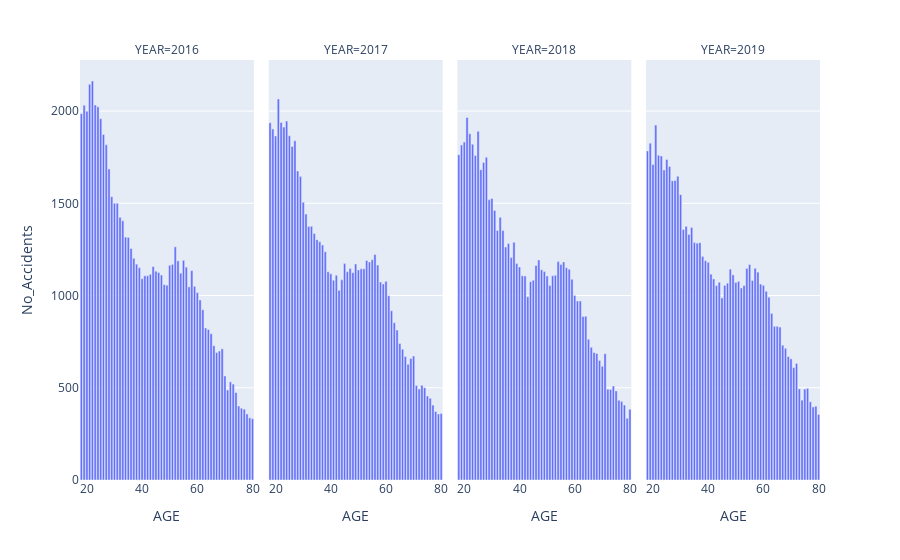

Notebook code for this chart:
### Code cell
import plotly.express as px

fig = px.bar(accidents_age, x='AGE', y='No_Accidents', facet_col='YEAR')
fig.show()

### Figure 1 — Plotly figure (JSON) as saved in the notebook; plotly's stock layout.template omitted (floating-point values rounded to 4 significant figures)
{"data": [{"alignmentgroup": "True", "hovertemplate": "YEAR=2016<br>AGE=%{x}<br>No_Accidents=%{y}<extra></extra>", "legendgroup": "", "marker": {"color": "#636efa", "pattern": {"shape": ""}}, "name": "", "offsetgroup": "", "orientation": "v", "showlegend": false, "textposition": "auto", "type": "bar", "x": [18, 19, 20, 21, 22, 23, 24, 25, 26, 27, 28, 29, 30, 31, 32, 33, 34, 35, 36, 37, 38, 39, 40, 41, 42, 43, 44, 45, 46, 47, 48, 49, 50, 51, 52, 53, 54, 55, 56, 57, 58, 59, 60, 61, 62, 63, 64, 65, 66, 67, 68, 69, 70, 71, 72, 73, 74, 75, 76, 77, 78, 79, 80], "xaxis": "x", "y": [1986, 2032, 1999, 2145, 2163, 2033, 2023, 1959, 1873, 1817, 1686, 1536, 1500, 1500, 1424, 1405, 1317, 1315, 1255, 1202, 1170, 1151, 1091, 1107, 1107, 1115, 1157, 1132, 1125, 1111, 1059, 1056, 1164, 1169, 1264, 1188, 1121, 1191, 1154, 1047, 1135, 1050, 1016, 976, 923, 824, 816, 793, 728, 691, 699, 711, 564, 488, 532, 520, 474, 401, 389, 384, 358, 337, 332], "yaxis": "y"}, {"alignmentgroup": "True", "hovertemplate": "YEAR=2017<br>AGE=%{x}<br>No_Accidents=%{y}<extra></extra>", "legendgroup": "", "marker": {"color": "#636efa", "pattern": {"shape": ""}}, "name": "", "offsetgroup": "", "orientation": "v", "showlegend": false, "textposition": "auto", "type": "bar", "x": [18, 19, 20, 21, 22, 23, 24, 25, 26, 27, 28, 29, 30, 31, 32, 33, 34, 35, 36, 37, 38, 39, 40, 41, 42, 43, 44, 45, 46, 47, 48, 49, 50, 51, 52, 53, 54, 55, 56, 57, 58, 59, 60, 61, 62, 63, 64, 65, 66, 67, 68, 69, 70, 71, 72, 73, 74, 75, 76, 77, 78, 79, 80], "xaxis": "x2", "y": [1936, 1903, 1865, 2066, 1938, 1913, 1946, 1866, 1808, 1839, 1675, 1645, 1506, 1442, 1374, 1375, 1336, 1303, 1291, 1274, 1237, 1129, 1118, 1083, 1110, 1028, 1085, 1173, 1129, 1146, 1124, 1171, 1139, 1145, 1145, 1190, 1182, 1194, 1222, 1165, 1073, 1063, 1077, 999, 917, 852, 813, 740, 709, 670, 627, 659, 672, 512, 493, 513, 500, 456, 443, 406, 372, 358, 361], "yaxis": "y2"}, {"alignmentgroup": "True", "hovertemplate": "YEAR=2018<br>AGE=%{x}<br>No_Accidents=%{y}<extra></extra>", "legendgroup": "", "marker": {"color": "#636efa", "pattern": {"shape": ""}}, "name": "", "offsetgroup": "", "orientation": "v", "showlegend": false, "textposition": "auto", "type": "bar", "x": [18, 19, 20, 21, 22, 23, 24, 25, 26, 27, 28, 29, 30, 31, 32, 33, 34, 35, 36, 37, 38, 39, 40, 41, 42, 43, 44, 45, 46, 47, 48, 49, 50, 51, 52, 53, 54, 55, 56, 57, 58, 59, 60, 61, 62, 63, 64, 65, 66, 67, 68, 69, 70, 71, 72, 73, 74, 75, 76, 77, 78, 79, 80], "xaxis": "x3", "y": [1763, 1816, 1832, 1965, 1877, 1820, 1759, 1890, 1682, 1721, 1750, 1519, 1526, 1461, 1353, 1424, 1352, 1263, 1282, 1206, 1289, 1173, 1155, 1107, 1106, 993, 1075, 1083, 1163, 1193, 1140, 1130, 1106, 1054, 1107, 1110, 1184, 1168, 1182, 1150, 1143, 1088, 1000, 970, 970, 886, 888, 763, 719, 691, 686, 648, 616, 685, 492, 491, 509, 483, 433, 425, 406, 335, 383], "yaxis": "y3"}, {"alignmentgroup": "True", "hovertemplate": "YEAR=2019<br>AGE=%{x}<br>No_Accidents=%{y}<extra></extra>", "legendgroup": "", "marker": {"color": "#636efa", "pattern": {"shape": ""}}, "name": "", "offsetgroup": "", "orientation": "v", "showlegend": false, "textposition": "auto", "type": "bar", "x": [18, 19, 20, 21, 22, 23, 24, 25, 26, 27, 28, 29, 30, 31, 32, 33, 34, 35, 36, 37, 38, 39, 40, 41, 42, 43, 44, 45, 46, 47, 48, 49, 50, 51, 52, 53, 54, 55, 56, 57, 58, 59, 60, 61, 62, 63, 64, 65, 66, 67, 68, 69, 70, 71, 72, 73, 74, 75, 76, 77, 78, 79, 80], "xaxis": "x4", "y": [1784, 1826, 1710, 1924, 1760, 1757, 1681, 1738, 1700, 1622, 1624, 1646, 1547, 1358, 1375, 1331, 1369, 1287, 1284, 1286, 1212, 1189, 1180, 1116, 1090, 1054, 1072, 987, 1055, 1067, 1143, 1112, 1071, 1077, 1041, 1054, 1147, 1168, 1082, 1148, 1127, 1062, 1055, 1023, 991, 903, 833, 833, 829, 731, 714, 669, 657, 609, 632, 494, 433, 493, 497, 424, 396, 400, 355], "yaxis": "y4"}], "layout": {"annotations": [{"font": {}, "showarrow": false, "text": "YEAR=2016", "x": 0.1175, "xanchor": "center", "xref": "paper", "y": 1, "yanchor": "bottom", "yref": "paper"}, {"font": {}, "showarrow": false, "text": "YEAR=2017", "x": 0.3725, "xanchor": "center", "xref": "paper", "y": 1, "yanchor": "bottom", "yref": "paper"}, {"font": {}, "showarrow": false, "text": "YEAR=2018", "x": 0.6275, "xanchor": "center", "xref": "paper", "y": 1, "yanchor": "bottom", "yref": "paper"}, {"font": {}, "showarrow": false, "text": "YEAR=2019", "x": 0.8825, "xanchor": "center", "xref": "paper", "y": 1, "yanchor": "bottom", "yref": "paper"}], "barmode": "relative", "legend": {"tracegroupgap": 0}, "margin": {"t": 60}, "xaxis": {"anchor": "y", "domain": [0, 0.235], "title": {"text": "AGE"}}, "xaxis2": {"anchor": "y2", "domain": [0.255, 0.49], "matches": "x", "title": {"text": "AGE"}}, "xaxis3": {"anchor": "y3", "domain": [0.51, 0.745], "matches": "x", "title": {"text": "AGE"}}, "xaxis4": {"anchor": "y4", "domain": [0.765, 1.0], "matches": "x", "title": {"text": "AGE"}}, "yaxis": {"anchor": "x", "domain": [0, 1], "title": {"text": "No_Accidents"}}, "yaxis2": {"anchor": "x2", "domain": [0, 1], "matches": "y", "showticklabels": false}, "yaxis3": {"anchor": "x3", "domain": [0, 1], "matches": "y", "showticklabels": false}, "yaxis4": {"anchor": "x4", "domain": [0, 1], "matches": "y", "showticklabels": false}}}
